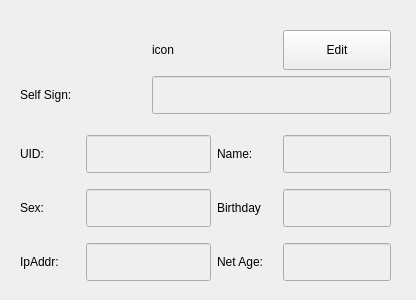
<?xml version="1.0" encoding="UTF-8"?>
<ui version="4.0">
 <class>UserInfoForm</class>
 <widget class="QWidget" name="UserInfoForm">
  <property name="geometry">
   <rect>
    <x>0</x>
    <y>0</y>
    <width>416</width>
    <height>300</height>
   </rect>
  </property>
  <property name="windowTitle">
   <string>Form</string>
  </property>
  <widget class="QWidget" name="">
   <property name="geometry">
    <rect>
     <x>20</x>
     <y>30</y>
     <width>371</width>
     <height>251</height>
    </rect>
   </property>
   <layout class="QGridLayout" name="gridLayout">
    <item row="7" column="0">
     <widget class="QLabel" name="label_7">
      <property name="sizePolicy">
       <sizepolicy hsizetype="Preferred" vsizetype="Expanding">
        <horstretch>0</horstretch>
        <verstretch>0</verstretch>
       </sizepolicy>
      </property>
      <property name="text">
       <string>IpAddr:</string>
      </property>
     </widget>
    </item>
    <item row="7" column="1" colspan="2">
     <widget class="QLineEdit" name="le_ipAddr">
      <property name="enabled">
       <bool>false</bool>
      </property>
      <property name="sizePolicy">
       <sizepolicy hsizetype="Preferred" vsizetype="Expanding">
        <horstretch>0</horstretch>
        <verstretch>0</verstretch>
       </sizepolicy>
      </property>
     </widget>
    </item>
    <item row="7" column="3">
     <widget class="QLabel" name="label_8">
      <property name="text">
       <string>Net Age:</string>
      </property>
     </widget>
    </item>
    <item row="7" column="4">
     <widget class="QLineEdit" name="le_netAge">
      <property name="enabled">
       <bool>false</bool>
      </property>
      <property name="sizePolicy">
       <sizepolicy hsizetype="Preferred" vsizetype="Expanding">
        <horstretch>0</horstretch>
        <verstretch>0</verstretch>
       </sizepolicy>
      </property>
     </widget>
    </item>
    <item row="0" column="1">
     <spacer name="verticalSpacer">
      <property name="orientation">
       <enum>Qt::Vertical</enum>
      </property>
      <property name="sizeType">
       <enum>QSizePolicy::Fixed</enum>
      </property>
      <property name="sizeHint" stdset="0">
       <size>
        <width>20</width>
        <height>40</height>
       </size>
      </property>
     </spacer>
    </item>
    <item row="4" column="4">
     <spacer name="verticalSpacer_3">
      <property name="orientation">
       <enum>Qt::Vertical</enum>
      </property>
      <property name="sizeType">
       <enum>QSizePolicy::Fixed</enum>
      </property>
      <property name="sizeHint" stdset="0">
       <size>
        <width>20</width>
        <height>10</height>
       </size>
      </property>
     </spacer>
    </item>
    <item row="2" column="4">
     <spacer name="verticalSpacer_2">
      <property name="orientation">
       <enum>Qt::Vertical</enum>
      </property>
      <property name="sizeType">
       <enum>QSizePolicy::Fixed</enum>
      </property>
      <property name="sizeHint" stdset="0">
       <size>
        <width>20</width>
        <height>15</height>
       </size>
      </property>
     </spacer>
    </item>
    <item row="5" column="1" colspan="2">
     <widget class="QLineEdit" name="le_sex">
      <property name="enabled">
       <bool>false</bool>
      </property>
      <property name="sizePolicy">
       <sizepolicy hsizetype="Preferred" vsizetype="Expanding">
        <horstretch>0</horstretch>
        <verstretch>0</verstretch>
       </sizepolicy>
      </property>
     </widget>
    </item>
    <item row="5" column="0">
     <widget class="QLabel" name="label_5">
      <property name="sizePolicy">
       <sizepolicy hsizetype="Preferred" vsizetype="Expanding">
        <horstretch>0</horstretch>
        <verstretch>0</verstretch>
       </sizepolicy>
      </property>
      <property name="text">
       <string>Sex:</string>
      </property>
     </widget>
    </item>
    <item row="1" column="2" colspan="3">
     <widget class="QLineEdit" name="le_sign">
      <property name="enabled">
       <bool>false</bool>
      </property>
      <property name="sizePolicy">
       <sizepolicy hsizetype="Preferred" vsizetype="Expanding">
        <horstretch>0</horstretch>
        <verstretch>0</verstretch>
       </sizepolicy>
      </property>
     </widget>
    </item>
    <item row="3" column="1" colspan="2">
     <widget class="QLineEdit" name="le_uid">
      <property name="enabled">
       <bool>false</bool>
      </property>
      <property name="sizePolicy">
       <sizepolicy hsizetype="Preferred" vsizetype="Expanding">
        <horstretch>0</horstretch>
        <verstretch>0</verstretch>
       </sizepolicy>
      </property>
     </widget>
    </item>
    <item row="3" column="4">
     <widget class="QLineEdit" name="le_name">
      <property name="enabled">
       <bool>false</bool>
      </property>
      <property name="sizePolicy">
       <sizepolicy hsizetype="Preferred" vsizetype="Expanding">
        <horstretch>0</horstretch>
        <verstretch>0</verstretch>
       </sizepolicy>
      </property>
     </widget>
    </item>
    <item row="3" column="3">
     <widget class="QLabel" name="label_4">
      <property name="text">
       <string>Name:</string>
      </property>
     </widget>
    </item>
    <item row="0" column="2" colspan="2">
     <widget class="QLabel" name="lb_icon">
      <property name="sizePolicy">
       <sizepolicy hsizetype="Preferred" vsizetype="Expanding">
        <horstretch>0</horstretch>
        <verstretch>0</verstretch>
       </sizepolicy>
      </property>
      <property name="text">
       <string>icon</string>
      </property>
     </widget>
    </item>
    <item row="1" column="0" colspan="2">
     <widget class="QLabel" name="label_2">
      <property name="sizePolicy">
       <sizepolicy hsizetype="Preferred" vsizetype="Expanding">
        <horstretch>0</horstretch>
        <verstretch>0</verstretch>
       </sizepolicy>
      </property>
      <property name="text">
       <string>Self Sign:</string>
      </property>
     </widget>
    </item>
    <item row="3" column="0">
     <widget class="QLabel" name="label_3">
      <property name="sizePolicy">
       <sizepolicy hsizetype="Preferred" vsizetype="Expanding">
        <horstretch>0</horstretch>
        <verstretch>0</verstretch>
       </sizepolicy>
      </property>
      <property name="text">
       <string>UID:</string>
      </property>
     </widget>
    </item>
    <item row="5" column="3">
     <widget class="QLabel" name="label_6">
      <property name="text">
       <string>Birthday</string>
      </property>
     </widget>
    </item>
    <item row="5" column="4">
     <widget class="QLineEdit" name="le_birth">
      <property name="enabled">
       <bool>false</bool>
      </property>
      <property name="sizePolicy">
       <sizepolicy hsizetype="Preferred" vsizetype="Expanding">
        <horstretch>0</horstretch>
        <verstretch>0</verstretch>
       </sizepolicy>
      </property>
     </widget>
    </item>
    <item row="6" column="4">
     <spacer name="verticalSpacer_4">
      <property name="orientation">
       <enum>Qt::Vertical</enum>
      </property>
      <property name="sizeType">
       <enum>QSizePolicy::Fixed</enum>
      </property>
      <property name="sizeHint" stdset="0">
       <size>
        <width>20</width>
        <height>10</height>
       </size>
      </property>
     </spacer>
    </item>
    <item row="0" column="4">
     <widget class="QPushButton" name="pb_Edit">
      <property name="sizePolicy">
       <sizepolicy hsizetype="Preferred" vsizetype="Preferred">
        <horstretch>0</horstretch>
        <verstretch>0</verstretch>
       </sizepolicy>
      </property>
      <property name="text">
       <string>Edit</string>
      </property>
     </widget>
    </item>
   </layout>
  </widget>
 </widget>
 <resources/>
 <connections/>
</ui>
